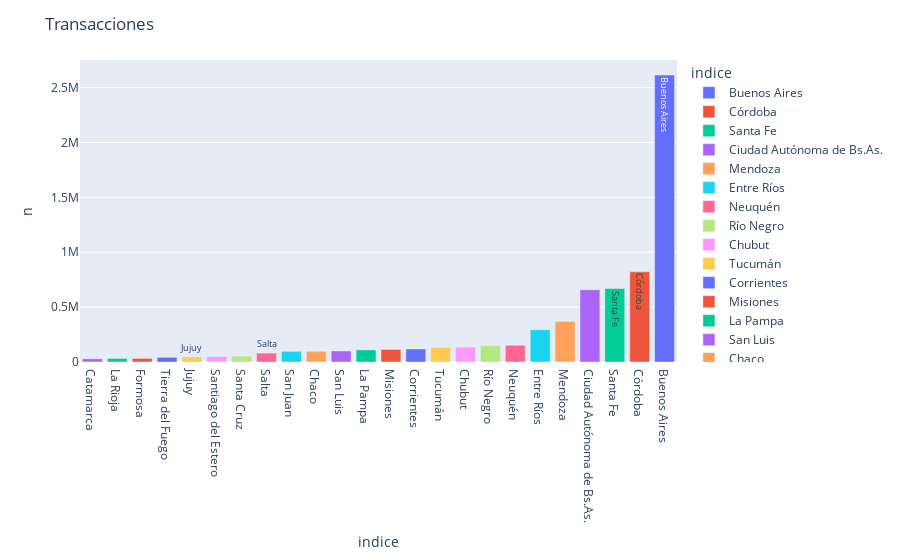

Notebook source saved alongside this figure:
### Code cell
plot_hbar(df_group, 'indice', 'n',  15,'Transacciones')

### Figure 1 — Plotly figure (JSON) as saved in the notebook; plotly's stock layout.template omitted (floating-point values rounded to 4 significant figures)
{"data": [{"alignmentgroup": "True", "hovertemplate": "indice=%{text}<br>n=%{y}<extra></extra>", "legendgroup": "Buenos Aires", "marker": {"color": "#636efa"}, "name": "Buenos Aires", "offsetgroup": "Buenos Aires", "orientation": "v", "showlegend": true, "text": ["Buenos Aires"], "textposition": "auto", "type": "bar", "x": ["Buenos Aires"], "xaxis": "x", "y": [2613343], "yaxis": "y"}, {"alignmentgroup": "True", "hovertemplate": "indice=%{text}<br>n=%{y}<extra></extra>", "legendgroup": "Córdoba", "marker": {"color": "#EF553B"}, "name": "Córdoba", "offsetgroup": "Córdoba", "orientation": "v", "showlegend": true, "text": ["Córdoba"], "textposition": "auto", "type": "bar", "x": ["Córdoba"], "xaxis": "x", "y": [821752], "yaxis": "y"}, {"alignmentgroup": "True", "hovertemplate": "indice=%{text}<br>n=%{y}<extra></extra>", "legendgroup": "Santa Fe", "marker": {"color": "#00cc96"}, "name": "Santa Fe", "offsetgroup": "Santa Fe", "orientation": "v", "showlegend": true, "text": ["Santa Fe"], "textposition": "auto", "type": "bar", "x": ["Santa Fe"], "xaxis": "x", "y": [669126], "yaxis": "y"}, {"alignmentgroup": "True", "hovertemplate": "indice=%{text}<br>n=%{y}<extra></extra>", "legendgroup": "Ciudad Autónoma de Bs.As.", "marker": {"color": "#ab63fa"}, "name": "Ciudad Autónoma de Bs.As.", "offsetgroup": "Ciudad Autónoma de Bs.As.", "orientation": "v", "showlegend": true, "text": ["Ciudad Autónoma de Bs.As."], "textposition": "auto", "type": "bar", "x": ["Ciudad Autónoma de Bs.As."], "xaxis": "x", "y": [658095], "yaxis": "y"}, {"alignmentgroup": "True", "hovertemplate": "indice=%{text}<br>n=%{y}<extra></extra>", "legendgroup": "Mendoza", "marker": {"color": "#FFA15A"}, "name": "Mendoza", "offsetgroup": "Mendoza", "orientation": "v", "showlegend": true, "text": ["Mendoza"], "textposition": "auto", "type": "bar", "x": ["Mendoza"], "xaxis": "x", "y": [369664], "yaxis": "y"}, {"alignmentgroup": "True", "hovertemplate": "indice=%{text}<br>n=%{y}<extra></extra>", "legendgroup": "Entre Ríos", "marker": {"color": "#19d3f3"}, "name": "Entre Ríos", "offsetgroup": "Entre Ríos", "orientation": "v", "showlegend": true, "text": ["Entre Ríos"], "textposition": "auto", "type": "bar", "x": ["Entre Ríos"], "xaxis": "x", "y": [294156], "yaxis": "y"}, {"alignmentgroup": "True", "hovertemplate": "indice=%{text}<br>n=%{y}<extra></extra>", "legendgroup": "Neuquén", "marker": {"color": "#FF6692"}, "name": "Neuquén", "offsetgroup": "Neuquén", "orientation": "v", "showlegend": true, "text": ["Neuquén"], "textposition": "auto", "type": "bar", "x": ["Neuquén"], "xaxis": "x", "y": [152980], "yaxis": "y"}, {"alignmentgroup": "True", "hovertemplate": "indice=%{text}<br>n=%{y}<extra></extra>", "legendgroup": "Río Negro", "marker": {"color": "#B6E880"}, "name": "Río Negro", "offsetgroup": "Río Negro", "orientation": "v", "showlegend": true, "text": ["Río Negro"], "textposition": "auto", "type": "bar", "x": ["Río Negro"], "xaxis": "x", "y": [148955], "yaxis": "y"}, {"alignmentgroup": "True", "hovertemplate": "indice=%{text}<br>n=%{y}<extra></extra>", "legendgroup": "Chubut", "marker": {"color": "#FF97FF"}, "name": "Chubut", "offsetgroup": "Chubut", "orientation": "v", "showlegend": true, "text": ["Chubut"], "textposition": "auto", "type": "bar", "x": ["Chubut"], "xaxis": "x", "y": [134988], "yaxis": "y"}, {"alignmentgroup": "True", "hovertemplate": "indice=%{text}<br>n=%{y}<extra></extra>", "legendgroup": "Tucumán", "marker": {"color": "#FECB52"}, "name": "Tucumán", "offsetgroup": "Tucumán", "orientation": "v", "showlegend": true, "text": ["Tucumán"], "textposition": "auto", "type": "bar", "x": ["Tucumán"], "xaxis": "x", "y": [133530], "yaxis": "y"}, {"alignmentgroup": "True", "hovertemplate": "indice=%{text}<br>n=%{y}<extra></extra>", "legendgroup": "Corrientes", "marker": {"color": "#636efa"}, "name": "Corrientes", "offsetgroup": "Corrientes", "orientation": "v", "showlegend": true, "text": ["Corrientes"], "textposition": "auto", "type": "bar", "x": ["Corrientes"], "xaxis": "x", "y": [118214], "yaxis": "y"}, {"alignmentgroup": "True", "hovertemplate": "indice=%{text}<br>n=%{y}<extra></extra>", "legendgroup": "Misiones", "marker": {"color": "#EF553B"}, "name": "Misiones", "offsetgroup": "Misiones", "orientation": "v", "showlegend": true, "text": ["Misiones"], "textposition": "auto", "type": "bar", "x": ["Misiones"], "xaxis": "x", "y": [114188], "yaxis": "y"}, {"alignmentgroup": "True", "hovertemplate": "indice=%{text}<br>n=%{y}<extra></extra>", "legendgroup": "La Pampa", "marker": {"color": "#00cc96"}, "name": "La Pampa", "offsetgroup": "La Pampa", "orientation": "v", "showlegend": true, "text": ["La Pampa"], "textposition": "auto", "type": "bar", "x": ["La Pampa"], "xaxis": "x", "y": [110225], "yaxis": "y"}, {"alignmentgroup": "True", "hovertemplate": "indice=%{text}<br>n=%{y}<extra></extra>", "legendgroup": "San Luis", "marker": {"color": "#ab63fa"}, "name": "San Luis", "offsetgroup": "San Luis", "orientation": "v", "showlegend": true, "text": ["San Luis"], "textposition": "auto", "type": "bar", "x": ["San Luis"], "xaxis": "x", "y": [100335], "yaxis": "y"}, {"alignmentgroup": "True", "hovertemplate": "indice=%{text}<br>n=%{y}<extra></extra>", "legendgroup": "Chaco", "marker": {"color": "#FFA15A"}, "name": "Chaco", "offsetgroup": "Chaco", "orientation": "v", "showlegend": true, "text": ["Chaco"], "textposition": "auto", "type": "bar", "x": ["Chaco"], "xaxis": "x", "y": [97306], "yaxis": "y"}, {"alignmentgroup": "True", "hovertemplate": "indice=%{text}<br>n=%{y}<extra></extra>", "legendgroup": "San Juan", "marker": {"color": "#19d3f3"}, "name": "San Juan", "offsetgroup": "San Juan", "orientation": "v", "showlegend": true, "text": ["San Juan"], "textposition": "auto", "type": "bar", "x": ["San Juan"], "xaxis": "x", "y": [97280], "yaxis": "y"}, {"alignmentgroup": "True", "hovertemplate": "indice=%{text}<br>n=%{y}<extra></extra>", "legendgroup": "Salta", "marker": {"color": "#FF6692"}, "name": "Salta", "offsetgroup": "Salta", "orientation": "v", "showlegend": true, "text": ["Salta"], "textposition": "auto", "type": "bar", "x": ["Salta"], "xaxis": "x", "y": [81008], "yaxis": "y"}, {"alignmentgroup": "True", "hovertemplate": "indice=%{text}<br>n=%{y}<extra></extra>", "legendgroup": "Santa Cruz", "marker": {"color": "#B6E880"}, "name": "Santa Cruz", "offsetgroup": "Santa Cruz", "orientation": "v", "showlegend": true, "text": ["Santa Cruz"], "textposition": "auto", "type": "bar", "x": ["Santa Cruz"], "xaxis": "x", "y": [53659], "yaxis": "y"}, {"alignmentgroup": "True", "hovertemplate": "indice=%{text}<br>n=%{y}<extra></extra>", "legendgroup": "Santiago del Estero", "marker": {"color": "#FF97FF"}, "name": "Santiago del Estero", "offsetgroup": "Santiago del Estero", "orientation": "v", "showlegend": true, "text": ["Santiago del Estero"], "textposition": "auto", "type": "bar", "x": ["Santiago del Estero"], "xaxis": "x", "y": [49781], "yaxis": "y"}, {"alignmentgroup": "True", "hovertemplate": "indice=%{text}<br>n=%{y}<extra></extra>", "legendgroup": "Jujuy", "marker": {"color": "#FECB52"}, "name": "Jujuy", "offsetgroup": "Jujuy", "orientation": "v", "showlegend": true, "text": ["Jujuy"], "textposition": "auto", "type": "bar", "x": ["Jujuy"], "xaxis": "x", "y": [47130], "yaxis": "y"}, {"alignmentgroup": "True", "hovertemplate": "indice=%{text}<br>n=%{y}<extra></extra>", "legendgroup": "Tierra del Fuego", "marker": {"color": "#636efa"}, "name": "Tierra del Fuego", "offsetgroup": "Tierra del Fuego", "orientation": "v", "showlegend": true, "text": ["Tierra del Fuego"], "textposition": "auto", "type": "bar", "x": ["Tierra del Fuego"], "xaxis": "x", "y": [42421], "yaxis": "y"}, {"alignmentgroup": "True", "hovertemplate": "indice=%{text}<br>n=%{y}<extra></extra>", "legendgroup": "Formosa", "marker": {"color": "#EF553B"}, "name": "Formosa", "offsetgroup": "Formosa", "orientation": "v", "showlegend": true, "text": ["Formosa"], "textposition": "auto", "type": "bar", "x": ["Formosa"], "xaxis": "x", "y": [32778], "yaxis": "y"}, {"alignmentgroup": "True", "hovertemplate": "indice=%{text}<br>n=%{y}<extra></extra>", "legendgroup": "La Rioja", "marker": {"color": "#00cc96"}, "name": "La Rioja", "offsetgroup": "La Rioja", "orientation": "v", "showlegend": true, "text": ["La Rioja"], "textposition": "auto", "type": "bar", "x": ["La Rioja"], "xaxis": "x", "y": [32253], "yaxis": "y"}, {"alignmentgroup": "True", "hovertemplate": "indice=%{text}<br>n=%{y}<extra></extra>", "legendgroup": "Catamarca", "marker": {"color": "#ab63fa"}, "name": "Catamarca", "offsetgroup": "Catamarca", "orientation": "v", "showlegend": true, "text": ["Catamarca"], "textposition": "auto", "type": "bar", "x": ["Catamarca"], "xaxis": "x", "y": [29166], "yaxis": "y"}], "layout": {"autosize": true, "barmode": "relative", "legend": {"title": {"text": "indice"}, "tracegroupgap": 0}, "margin": {"t": 60}, "title": {"text": "Transacciones"}, "uniformtext": {"minsize": 8, "mode": "hide"}, "xaxis": {"anchor": "y", "autorange": true, "categoryarray": ["Buenos Aires", "Córdoba", "Santa Fe", "Ciudad Autónoma de Bs.As.", "Mendoza", "Entre Ríos", "Neuquén", "Río Negro", "Chubut", "Tucumán", "Corrientes", "Misiones", "La Pampa", "San Luis", "Chaco", "San Juan", "Salta", "Santa Cruz", "Santiago del Estero", "Jujuy", "Tierra del Fuego", "Formosa", "La Rioja", "Catamarca"], "categoryorder": "total ascending", "domain": [0, 1], "range": [-0.5, 23.5], "title": {"text": "indice"}, "type": "category"}, "yaxis": {"anchor": "x", "autorange": true, "domain": [0, 1], "range": [0, 2751000.0], "title": {"text": "n"}, "type": "linear"}}}
